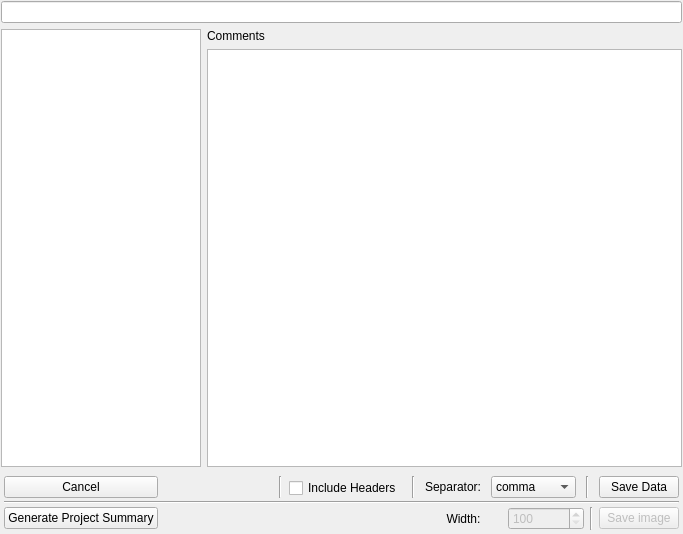
<?xml version="1.0" encoding="UTF-8"?>
<ui version="4.0">
 <class>MainWindow</class>
 <widget class="QMainWindow" name="MainWindow">
  <property name="geometry">
   <rect>
    <x>0</x>
    <y>0</y>
    <width>683</width>
    <height>534</height>
   </rect>
  </property>
  <property name="windowTitle">
   <string>Save Your Results</string>
  </property>
  <widget class="QWidget" name="centralwidget">
   <layout class="QGridLayout" name="gridLayout_2" rowstretch="0,0,0,0,0">
    <property name="margin">
     <number>1</number>
    </property>
    <item row="1" column="1">
     <widget class="QLabel" name="label_2">
      <property name="sizePolicy">
       <sizepolicy hsizetype="Preferred" vsizetype="Maximum">
        <horstretch>0</horstretch>
        <verstretch>0</verstretch>
       </sizepolicy>
      </property>
      <property name="text">
       <string>Comments</string>
      </property>
     </widget>
    </item>
    <item row="0" column="0" colspan="2">
     <widget class="QLineEdit" name="headerText"/>
    </item>
    <item row="1" column="0" rowspan="3">
     <widget class="QTextBrowser" name="contents">
      <property name="sizePolicy">
       <sizepolicy hsizetype="Expanding" vsizetype="MinimumExpanding">
        <horstretch>0</horstretch>
        <verstretch>0</verstretch>
       </sizepolicy>
      </property>
      <property name="maximumSize">
       <size>
        <width>200</width>
        <height>16777215</height>
       </size>
      </property>
     </widget>
    </item>
    <item row="4" column="0" colspan="2">
     <widget class="QFrame" name="frame">
      <property name="sizePolicy">
       <sizepolicy hsizetype="Preferred" vsizetype="Maximum">
        <horstretch>0</horstretch>
        <verstretch>0</verstretch>
       </sizepolicy>
      </property>
      <property name="frameShape">
       <enum>QFrame::NoFrame</enum>
      </property>
      <property name="frameShadow">
       <enum>QFrame::Raised</enum>
      </property>
      <layout class="QGridLayout" name="gridLayout">
       <property name="horizontalSpacing">
        <number>10</number>
       </property>
       <property name="verticalSpacing">
        <number>3</number>
       </property>
       <property name="margin">
        <number>3</number>
       </property>
       <item row="0" column="1" rowspan="2">
        <spacer name="horizontalSpacer">
         <property name="orientation">
          <enum>Qt::Horizontal</enum>
         </property>
         <property name="sizeHint" stdset="0">
          <size>
           <width>40</width>
           <height>20</height>
          </size>
         </property>
        </spacer>
       </item>
       <item row="1" column="3">
        <widget class="QCheckBox" name="headerBox">
         <property name="text">
          <string>Include Headers</string>
         </property>
         <property name="checked">
          <bool>false</bool>
         </property>
        </widget>
       </item>
       <item row="0" column="0" rowspan="2">
        <widget class="QPushButton" name="pushButton">
         <property name="text">
          <string>Cancel</string>
         </property>
        </widget>
       </item>
       <item row="0" column="2" rowspan="2" colspan="2">
        <widget class="Line" name="line_3">
         <property name="orientation">
          <enum>Qt::Vertical</enum>
         </property>
        </widget>
       </item>
       <item row="0" column="7" rowspan="2">
        <widget class="Line" name="line">
         <property name="orientation">
          <enum>Qt::Vertical</enum>
         </property>
        </widget>
       </item>
       <item row="0" column="6" rowspan="2">
        <widget class="QComboBox" name="delims">
         <property name="maximumSize">
          <size>
           <width>200</width>
           <height>16777215</height>
          </size>
         </property>
         <property name="currentIndex">
          <number>2</number>
         </property>
         <item>
          <property name="text">
           <string>space</string>
          </property>
         </item>
         <item>
          <property name="text">
           <string>tab</string>
          </property>
         </item>
         <item>
          <property name="text">
           <string>comma</string>
          </property>
         </item>
         <item>
          <property name="text">
           <string>semicolon</string>
          </property>
         </item>
        </widget>
       </item>
       <item row="0" column="5" rowspan="2">
        <widget class="QLabel" name="label">
         <property name="text">
          <string>Separator:</string>
         </property>
        </widget>
       </item>
       <item row="0" column="4" rowspan="2">
        <widget class="Line" name="line_2">
         <property name="orientation">
          <enum>Qt::Vertical</enum>
         </property>
        </widget>
       </item>
       <item row="0" column="8" rowspan="2">
        <widget class="QPushButton" name="pushButton_2">
         <property name="text">
          <string>Save Data</string>
         </property>
        </widget>
       </item>
       <item row="2" column="0" colspan="9">
        <widget class="Line" name="line_8">
         <property name="orientation">
          <enum>Qt::Horizontal</enum>
         </property>
        </widget>
       </item>
       <item row="3" column="5" colspan="4">
        <widget class="QFrame" name="plotSaveFrame">
         <property name="enabled">
          <bool>true</bool>
         </property>
         <property name="minimumSize">
          <size>
           <width>0</width>
           <height>0</height>
          </size>
         </property>
         <property name="frameShape">
          <enum>QFrame::NoFrame</enum>
         </property>
         <property name="frameShadow">
          <enum>QFrame::Raised</enum>
         </property>
         <layout class="QHBoxLayout" name="horizontalLayout">
          <property name="margin">
           <number>0</number>
          </property>
          <item>
           <widget class="QLabel" name="label_3">
            <property name="text">
             <string>Width:</string>
            </property>
            <property name="alignment">
             <set>Qt::AlignCenter</set>
            </property>
           </widget>
          </item>
          <item>
           <widget class="QSpinBox" name="imageWidthBox">
            <property name="enabled">
             <bool>false</bool>
            </property>
            <property name="minimum">
             <number>100</number>
            </property>
            <property name="maximum">
             <number>4000</number>
            </property>
           </widget>
          </item>
          <item>
           <widget class="Line" name="line_7">
            <property name="orientation">
             <enum>Qt::Vertical</enum>
            </property>
           </widget>
          </item>
          <item>
           <widget class="QPushButton" name="saveImageButton">
            <property name="enabled">
             <bool>false</bool>
            </property>
            <property name="text">
             <string>Save image</string>
            </property>
           </widget>
          </item>
         </layout>
        </widget>
       </item>
       <item row="3" column="0">
        <widget class="QPushButton" name="pushButton_3">
         <property name="text">
          <string>Generate Project Summary</string>
         </property>
        </widget>
       </item>
      </layout>
     </widget>
    </item>
    <item row="2" column="1" rowspan="2">
     <widget class="QTextBrowser" name="comments">
      <property name="sizePolicy">
       <sizepolicy hsizetype="Expanding" vsizetype="MinimumExpanding">
        <horstretch>0</horstretch>
        <verstretch>0</verstretch>
       </sizepolicy>
      </property>
      <property name="maximumSize">
       <size>
        <width>16777215</width>
        <height>16777215</height>
       </size>
      </property>
      <property name="readOnly">
       <bool>false</bool>
      </property>
      <property name="html">
       <string>&lt;!DOCTYPE HTML PUBLIC &quot;-//W3C//DTD HTML 4.0//EN&quot; &quot;http://www.w3.org/TR/REC-html40/strict.dtd&quot;&gt;
&lt;html&gt;&lt;head&gt;&lt;meta name=&quot;qrichtext&quot; content=&quot;1&quot; /&gt;&lt;style type=&quot;text/css&quot;&gt;
p, li { white-space: pre-wrap; }
&lt;/style&gt;&lt;/head&gt;&lt;body style=&quot; font-family:'Ubuntu'; font-size:11pt; font-weight:400; font-style:normal;&quot;&gt;
&lt;p style=&quot;-qt-paragraph-type:empty; margin-top:0px; margin-bottom:0px; margin-left:0px; margin-right:0px; -qt-block-indent:0; text-indent:0px;&quot;&gt;&lt;br /&gt;&lt;/p&gt;&lt;/body&gt;&lt;/html&gt;</string>
      </property>
     </widget>
    </item>
   </layout>
  </widget>
 </widget>
 <resources/>
 <connections>
  <connection>
   <sender>pushButton</sender>
   <signal>clicked()</signal>
   <receiver>MainWindow</receiver>
   <slot>close()</slot>
   <hints>
    <hint type="sourcelabel">
     <x>92</x>
     <y>493</y>
    </hint>
    <hint type="destinationlabel">
     <x>341</x>
     <y>533</y>
    </hint>
   </hints>
  </connection>
  <connection>
   <sender>pushButton_2</sender>
   <signal>clicked()</signal>
   <receiver>MainWindow</receiver>
   <slot>save()</slot>
   <hints>
    <hint type="sourcelabel">
     <x>678</x>
     <y>493</y>
    </hint>
    <hint type="destinationlabel">
     <x>682</x>
     <y>531</y>
    </hint>
   </hints>
  </connection>
  <connection>
   <sender>saveImageButton</sender>
   <signal>clicked()</signal>
   <receiver>MainWindow</receiver>
   <slot>saveImage()</slot>
   <hints>
    <hint type="sourcelabel">
     <x>678</x>
     <y>529</y>
    </hint>
    <hint type="destinationlabel">
     <x>682</x>
     <y>533</y>
    </hint>
   </hints>
  </connection>
  <connection>
   <sender>pushButton_3</sender>
   <signal>clicked()</signal>
   <receiver>MainWindow</receiver>
   <slot>projectSummary()</slot>
   <hints>
    <hint type="sourcelabel">
     <x>194</x>
     <y>529</y>
    </hint>
    <hint type="destinationlabel">
     <x>190</x>
     <y>533</y>
    </hint>
   </hints>
  </connection>
  <connection>
   <sender>delims</sender>
   <signal>currentIndexChanged(int)</signal>
   <receiver>MainWindow</receiver>
   <slot>delimiterChanged(int)</slot>
   <hints>
    <hint type="sourcelabel">
     <x>537</x>
     <y>482</y>
    </hint>
    <hint type="destinationlabel">
     <x>495</x>
     <y>545</y>
    </hint>
   </hints>
  </connection>
 </connections>
 <slots>
  <slot>save()</slot>
  <slot>saveImage()</slot>
  <slot>projectSummary()</slot>
  <slot>delimiterChanged(int)</slot>
 </slots>
</ui>
